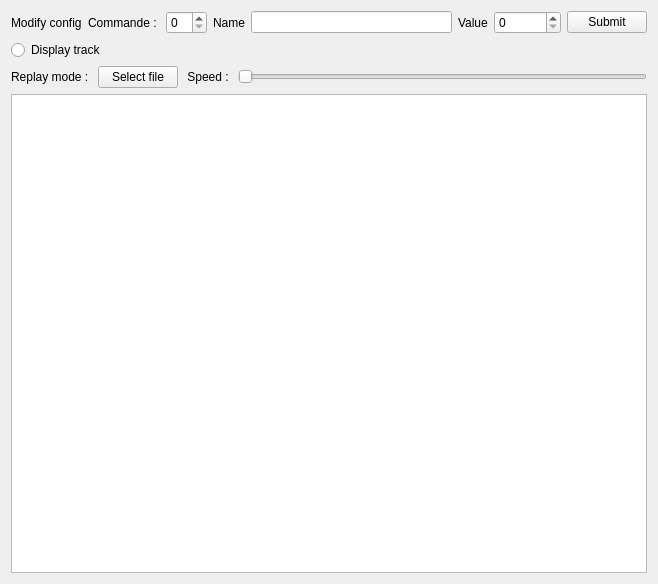
<?xml version="1.0" encoding="UTF-8"?>
<ui version="4.0">
 <class>MainWindow</class>
 <widget class="QMainWindow" name="MainWindow">
  <property name="windowModality">
   <enum>Qt::NonModal</enum>
  </property>
  <property name="enabled">
   <bool>true</bool>
  </property>
  <property name="geometry">
   <rect>
    <x>0</x>
    <y>0</y>
    <width>658</width>
    <height>584</height>
   </rect>
  </property>
  <property name="windowTitle">
   <string>Demo 001</string>
  </property>
  <property name="tabShape">
   <enum>QTabWidget::Rounded</enum>
  </property>
  <widget class="QWidget" name="centralWidget">
   <layout class="QGridLayout" name="gridLayout">
    <item row="1" column="0">
     <layout class="QHBoxLayout" name="horizontalLayout">
      <item>
       <layout class="QVBoxLayout" name="rawDataLayout"/>
      </item>
     </layout>
    </item>
    <item row="1" column="1">
     <layout class="QVBoxLayout" name="verticalLayout_2">
      <item>
       <layout class="QHBoxLayout" name="horizontalLayout_2">
        <item>
         <widget class="QLabel" name="label_8">
          <property name="text">
           <string>Modify config</string>
          </property>
         </widget>
        </item>
        <item>
         <widget class="QLabel" name="label_4">
          <property name="text">
           <string>Commande : </string>
          </property>
         </widget>
        </item>
        <item>
         <widget class="QSpinBox" name="commande">
          <property name="maximum">
           <number>30</number>
          </property>
         </widget>
        </item>
        <item>
         <widget class="QLabel" name="label_9">
          <property name="text">
           <string>Name</string>
          </property>
         </widget>
        </item>
        <item>
         <widget class="QLineEdit" name="var_name">
          <property name="maxLength">
           <number>200</number>
          </property>
         </widget>
        </item>
        <item>
         <widget class="QLabel" name="label_10">
          <property name="text">
           <string>Value</string>
          </property>
         </widget>
        </item>
        <item>
         <widget class="QSpinBox" name="spinBox_3">
          <property name="maximum">
           <number>999999999</number>
          </property>
         </widget>
        </item>
        <item>
         <widget class="QPushButton" name="pushButton">
          <property name="text">
           <string>Submit</string>
          </property>
         </widget>
        </item>
       </layout>
      </item>
      <item>
       <layout class="QHBoxLayout" name="horizontalLayout_3">
        <item>
         <widget class="QRadioButton" name="activeTrack">
          <property name="text">
           <string>Display track</string>
          </property>
         </widget>
        </item>
       </layout>
      </item>
      <item>
       <layout class="QHBoxLayout" name="horizontalLayout_4">
        <item>
         <widget class="QLabel" name="label">
          <property name="text">
           <string>Replay mode : </string>
          </property>
         </widget>
        </item>
        <item>
         <widget class="QPushButton" name="file_selection">
          <property name="text">
           <string>Select file</string>
          </property>
         </widget>
        </item>
        <item>
         <widget class="QLabel" name="label_2">
          <property name="text">
           <string> Speed : </string>
          </property>
         </widget>
        </item>
        <item>
         <widget class="QSlider" name="horizontalSlider">
          <property name="orientation">
           <enum>Qt::Horizontal</enum>
          </property>
         </widget>
        </item>
       </layout>
      </item>
      <item>
       <widget class="QGraphicsView" name="graphicMap"/>
      </item>
     </layout>
    </item>
   </layout>
  </widget>
 </widget>
 <layoutdefault spacing="6" margin="11"/>
 <resources/>
 <connections/>
</ui>
